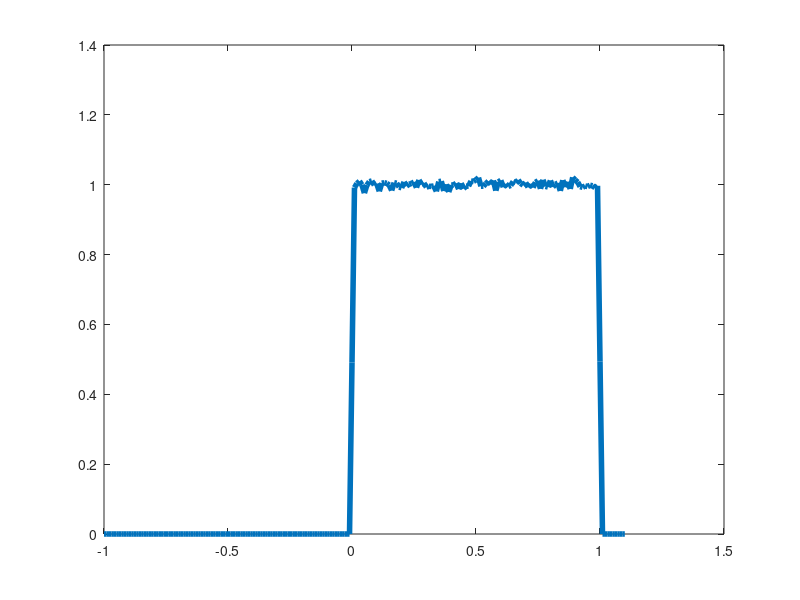

This figure's MATLAB source: (Note: this script raises an error after producing the figure.)
clear all;
close all;

Nexp = 1e6;
X = rand(1, Nexp);

xbins = -1: 0.01: 1.1;
histograma_X = hist(X, xbins);
pdf_X_simu1 = histograma_X / trapz(xbins, histograma_X);

y = X.^2;

ybins = -01: 0.01: 1.1;
histograma_Y = hist(y, ybins);
pdf_Y_simu1 = histograma_Y / trapz(ybins, histograma_Y);

plot(xbins, pdf_X_simu1, 'LineWidth', 4)
hold on
plot(Ybins, pdf_Y_simu1, 'LineWidth', 4, 'r')


